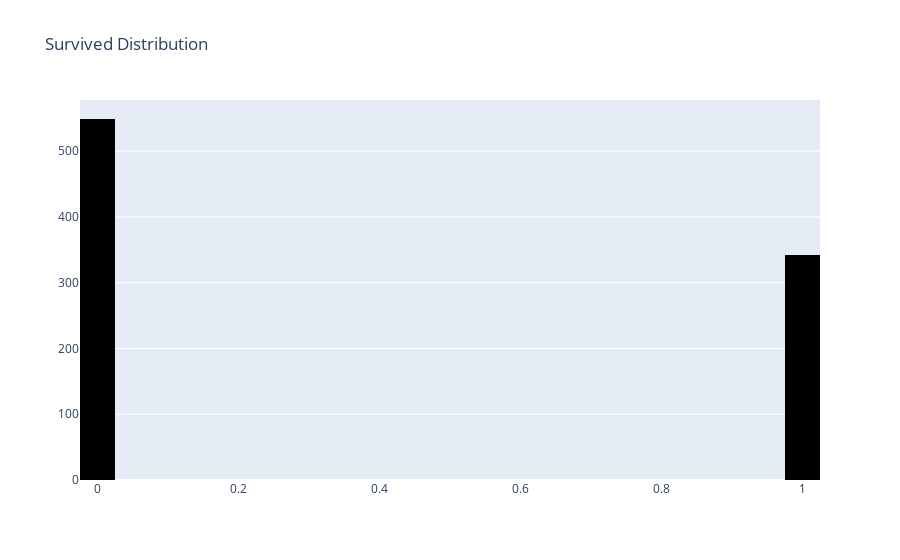

The cell this chart's notebook holds for it:
### Code cell
trace=go.Histogram(x=data['Survived'],nbinsx=40,marker={'color':'black'})
layout=go.Layout(title='Survived Distribution')
fig=go.Figure(data=trace,layout=layout)
iplot(fig)

### Figure 1 — Plotly figure (JSON) as saved in the notebook; plotly's stock layout.template omitted (floating-point values rounded to 4 significant figures; data arrays with more than 128 entries replaced by an {"elided": "..."} marker saying what was removed)
{"data": [{"marker": {"color": "black"}, "nbinsx": 40, "type": "histogram", "x": {"elided": "891 int values"}}], "layout": {"autosize": true, "title": {"text": "Survived Distribution"}, "xaxis": {"autorange": true, "range": [-0.025, 1.025], "type": "linear"}, "yaxis": {"autorange": true, "range": [0, 577.9]}}}
